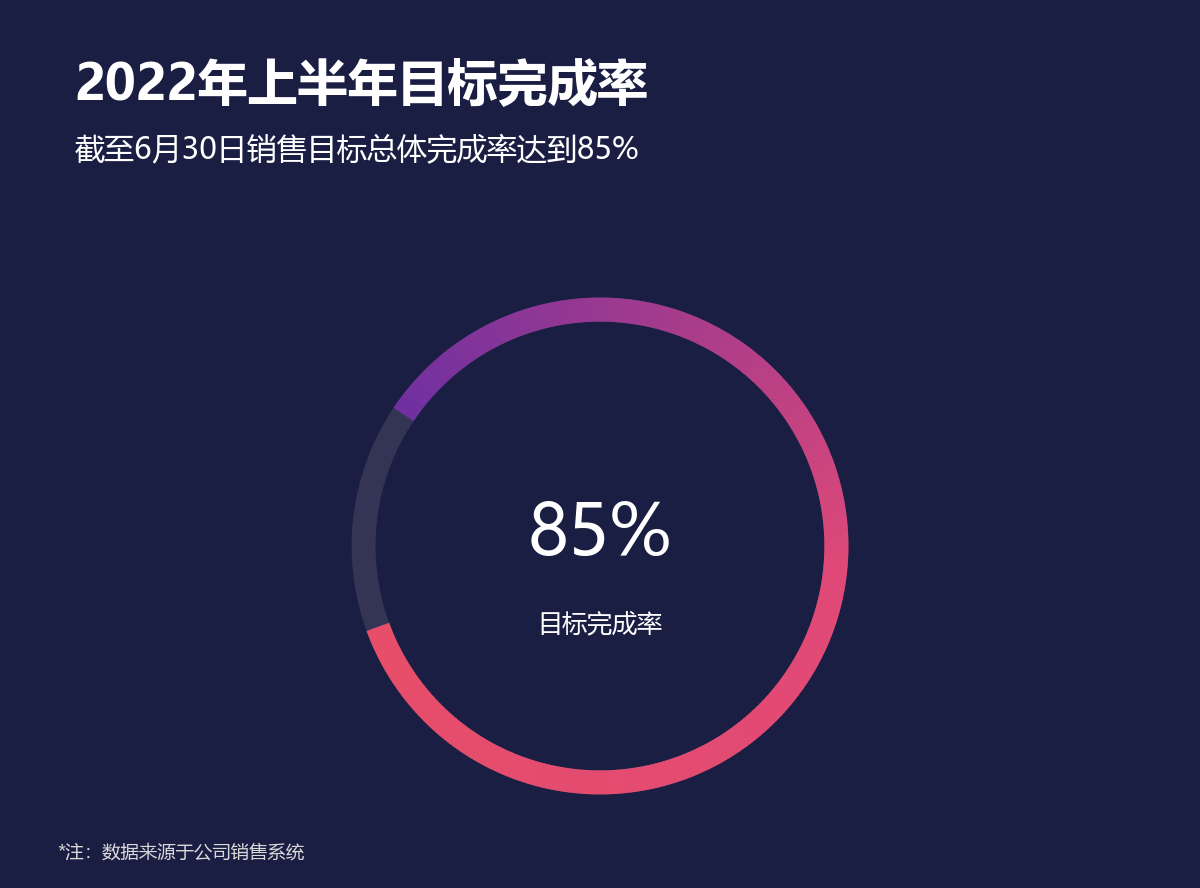

The Python source for this figure:
# -*- coding: utf-8 -*-
from pathlib import Path
import openpyxl
# 向上查找原始教材目录；只读，不修改 Excel。图形和标签共用同一组单元格值。
HERE = Path(__file__).resolve().parent
SOURCE = next((p for base in HERE.parents for p in base.glob('《*/第二章 图表(前15).xlsx')), None)
if SOURCE is None:
    raise FileNotFoundError('请把本文件夹放在教材 Excel 所在项目目录下。缺少 第二章 图表(前15).xlsx')
wb = openpyxl.load_workbook(SOURCE, data_only=True, read_only=True)
ws = wb['14 单值圆环图']
def col(letter, start, end):
    values = [ws[f'{letter}{r}'].value for r in range(start, end+1)]
    if any(v is None for v in values):
        raise ValueError(f'缺失数据：{ws.title}!{letter}{start}:{letter}{end}')
    return values

import numpy as np
import matplotlib
matplotlib.use('Agg')
import matplotlib.pyplot as plt
from matplotlib.patches import Rectangle, Circle, Wedge, Polygon, FancyBboxPatch
from matplotlib.colors import LinearSegmentedColormap
matplotlib.rcParams['font.sans-serif'] = ['Microsoft YaHei', 'SimHei']
matplotlib.rcParams['axes.unicode_minus'] = False
BG='#1A1E43'; BLUE='#0070C0'; RED='#E74E69'; YELLOW='#F5C353'; TEAL='#11A7AD'
def canvas(h=740):
    global fig,ax,H
    H=h
    fig=plt.figure(figsize=(10,h/100),dpi=120,facecolor=BG)
    ax=fig.add_axes([0,0,1,1],xlim=(0,1000),ylim=(h,0),facecolor=BG)
    ax.set_axis_off()
def text(x,y,s,size=13,color='white',ha='left',**kw):
    return ax.text(x,y,str(s),fontsize=size,color=color,ha=ha,va='center',**kw)
def rect(x,y,w,h,color,**kw):
    ax.add_patch(Rectangle((x,y),w,h,facecolor=color,edgecolor='none',**kw))
def header(title,subtitle='',note='*注：数据来源于公司销售系统，统计日期截至2022.06.30'):
    t=text(62,72,title,30,fontweight='bold')
    fig.canvas.draw()
    width=t.get_window_extent(fig.canvas.get_renderer()).width
    if width>fig.bbox.width*.9:t.set_fontsize(30*fig.bbox.width*.9/width)
    if subtitle:
        t=text(62,126,subtitle,18)
        fig.canvas.draw()
        width=t.get_window_extent(fig.canvas.get_renderer()).width
        if width>fig.bbox.width*.9:t.set_fontsize(18*fig.bbox.width*.9/width)
    if note: text(48,H-30,note,11,color='#D9D9D9')
def baseline(y=620,x0=95,x1=910):
    ax.plot([x0,x1],[y,y],color='#686A80',lw=.7)
def bar(x,v,scale,base=620,width=38,color=BLUE,label=True):
    rect(x-width/2,base-v*scale,width,v*scale,color)
    if label:text(x,base-v*scale-18,f'{v:g}',12,ha='center')
def finish():
    wb.close()
    fig.savefig(HERE/(Path(__file__).stem+'.png'),dpi=120,facecolor=BG)
    plt.close(fig)
if False:  # 此文件所有数值均来自上面的 ws/col，未嵌入 Excel 截图。
    pass

canvas(740)
p=ws['B3'].value
header('2022年上半年目标完成率',f'截至6月30日销售目标总体完成率达到{p:.0%}','*注：数据来源于公司销售系统')
cx,cy,r=500,455,207; width=20
ax.add_patch(Wedge((cx,cy),r,0,360,width=width,facecolor='#343455'))
# 与 Excel 一致：左下方起笔，顺时针经顶部到左上，留15%空隙。
cmap=LinearSegmentedColormap.from_list('ring',[RED,'#E04977','#7030A0'])
start=160
for j in range(600):
    a=start-j*p*360/600
    ax.add_patch(Wedge((cx,cy),r,a-p*360/600-.2,a,width=width,facecolor=cmap(j/599),edgecolor='none'))
text(cx,cy-8,f'{p:.0%}',42,ha='center');text(cx,cy+65,'目标完成率',15,ha='center')

finish()
